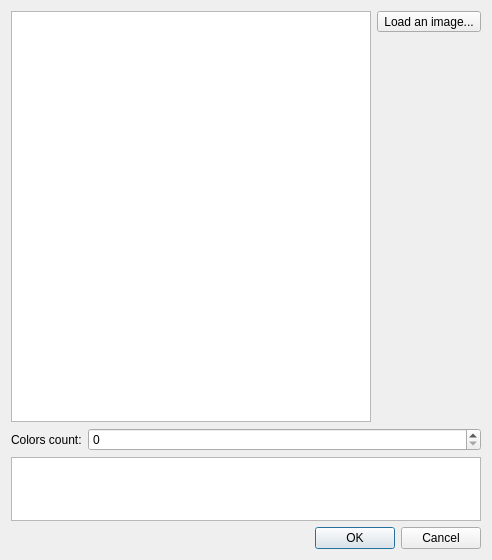
<?xml version="1.0" encoding="UTF-8"?>
<ui version="4.0">
 <class>PaletteFromImageDialog</class>
 <widget class="QDialog" name="PaletteFromImageDialog">
  <property name="geometry">
   <rect>
    <x>0</x>
    <y>0</y>
    <width>492</width>
    <height>560</height>
   </rect>
  </property>
  <property name="windowTitle">
   <string>Dialog</string>
  </property>
  <layout class="QVBoxLayout" name="verticalLayout_2">
   <item>
    <layout class="QHBoxLayout" name="horizontalLayout">
     <item>
      <widget class="ImageColorPicker" name="graphicsView">
       <property name="verticalScrollBarPolicy">
        <enum>Qt::ScrollBarAlwaysOff</enum>
       </property>
       <property name="horizontalScrollBarPolicy">
        <enum>Qt::ScrollBarAlwaysOff</enum>
       </property>
       <property name="transformationAnchor">
        <enum>QGraphicsView::NoAnchor</enum>
       </property>
      </widget>
     </item>
     <item>
      <layout class="QVBoxLayout" name="verticalLayout">
       <item>
        <widget class="QToolButton" name="loadImageButton">
         <property name="text">
          <string>Load an image...</string>
         </property>
         <property name="icon">
          <iconset resource="Resources.qrc">
           <normaloff>:/images/folder_image.png</normaloff>:/images/folder_image.png</iconset>
         </property>
        </widget>
       </item>
       <item>
        <spacer name="verticalSpacer">
         <property name="orientation">
          <enum>Qt::Vertical</enum>
         </property>
         <property name="sizeHint" stdset="0">
          <size>
           <width>20</width>
           <height>40</height>
          </size>
         </property>
        </spacer>
       </item>
      </layout>
     </item>
    </layout>
   </item>
   <item>
    <layout class="QFormLayout" name="formLayout">
     <item row="0" column="0">
      <widget class="QLabel" name="colorsCountLabel">
       <property name="text">
        <string>Colors count:</string>
       </property>
      </widget>
     </item>
     <item row="0" column="1">
      <widget class="QSpinBox" name="colorsCountSpinBox"/>
     </item>
    </layout>
   </item>
   <item>
    <widget class="ColorListPreView" name="listView">
     <property name="maximumSize">
      <size>
       <width>16777215</width>
       <height>64</height>
      </size>
     </property>
     <property name="verticalScrollBarPolicy">
      <enum>Qt::ScrollBarAlwaysOff</enum>
     </property>
     <property name="horizontalScrollBarPolicy">
      <enum>Qt::ScrollBarAlwaysOff</enum>
     </property>
     <property name="sizeAdjustPolicy">
      <enum>QAbstractScrollArea::AdjustToContents</enum>
     </property>
     <property name="autoScroll">
      <bool>false</bool>
     </property>
     <property name="autoScrollMargin">
      <number>0</number>
     </property>
     <property name="editTriggers">
      <set>QAbstractItemView::NoEditTriggers</set>
     </property>
     <property name="flow">
      <enum>QListView::LeftToRight</enum>
     </property>
     <property name="isWrapping" stdset="0">
      <bool>false</bool>
     </property>
     <property name="layoutMode">
      <enum>QListView::Batched</enum>
     </property>
     <property name="viewMode">
      <enum>QListView::ListMode</enum>
     </property>
     <property name="uniformItemSizes">
      <bool>false</bool>
     </property>
    </widget>
   </item>
   <item>
    <widget class="QDialogButtonBox" name="buttonBox">
     <property name="orientation">
      <enum>Qt::Horizontal</enum>
     </property>
     <property name="standardButtons">
      <set>QDialogButtonBox::Cancel|QDialogButtonBox::Ok</set>
     </property>
    </widget>
   </item>
  </layout>
 </widget>
 <customwidgets>
  <customwidget>
   <class>ColorListPreView</class>
   <extends>QListView</extends>
   <header>ColorListPreView.hpp</header>
  </customwidget>
  <customwidget>
   <class>ImageColorPicker</class>
   <extends>QGraphicsView</extends>
   <header>ImageColorPicker.hpp</header>
   <slots>
    <slot>setColorCount(int)</slot>
   </slots>
  </customwidget>
 </customwidgets>
 <resources>
  <include location="Resources.qrc"/>
 </resources>
 <connections>
  <connection>
   <sender>buttonBox</sender>
   <signal>accepted()</signal>
   <receiver>PaletteFromImageDialog</receiver>
   <slot>accept()</slot>
   <hints>
    <hint type="sourcelabel">
     <x>257</x>
     <y>550</y>
    </hint>
    <hint type="destinationlabel">
     <x>157</x>
     <y>274</y>
    </hint>
   </hints>
  </connection>
  <connection>
   <sender>buttonBox</sender>
   <signal>rejected()</signal>
   <receiver>PaletteFromImageDialog</receiver>
   <slot>reject()</slot>
   <hints>
    <hint type="sourcelabel">
     <x>325</x>
     <y>550</y>
    </hint>
    <hint type="destinationlabel">
     <x>286</x>
     <y>274</y>
    </hint>
   </hints>
  </connection>
  <connection>
   <sender>loadImageButton</sender>
   <signal>clicked()</signal>
   <receiver>PaletteFromImageDialog</receiver>
   <slot>loadImage()</slot>
   <hints>
    <hint type="sourcelabel">
     <x>34</x>
     <y>33</y>
    </hint>
    <hint type="destinationlabel">
     <x>587</x>
     <y>22</y>
    </hint>
   </hints>
  </connection>
 </connections>
 <slots>
  <slot>loadImage()</slot>
  <slot>setColorCount(int)</slot>
 </slots>
</ui>
